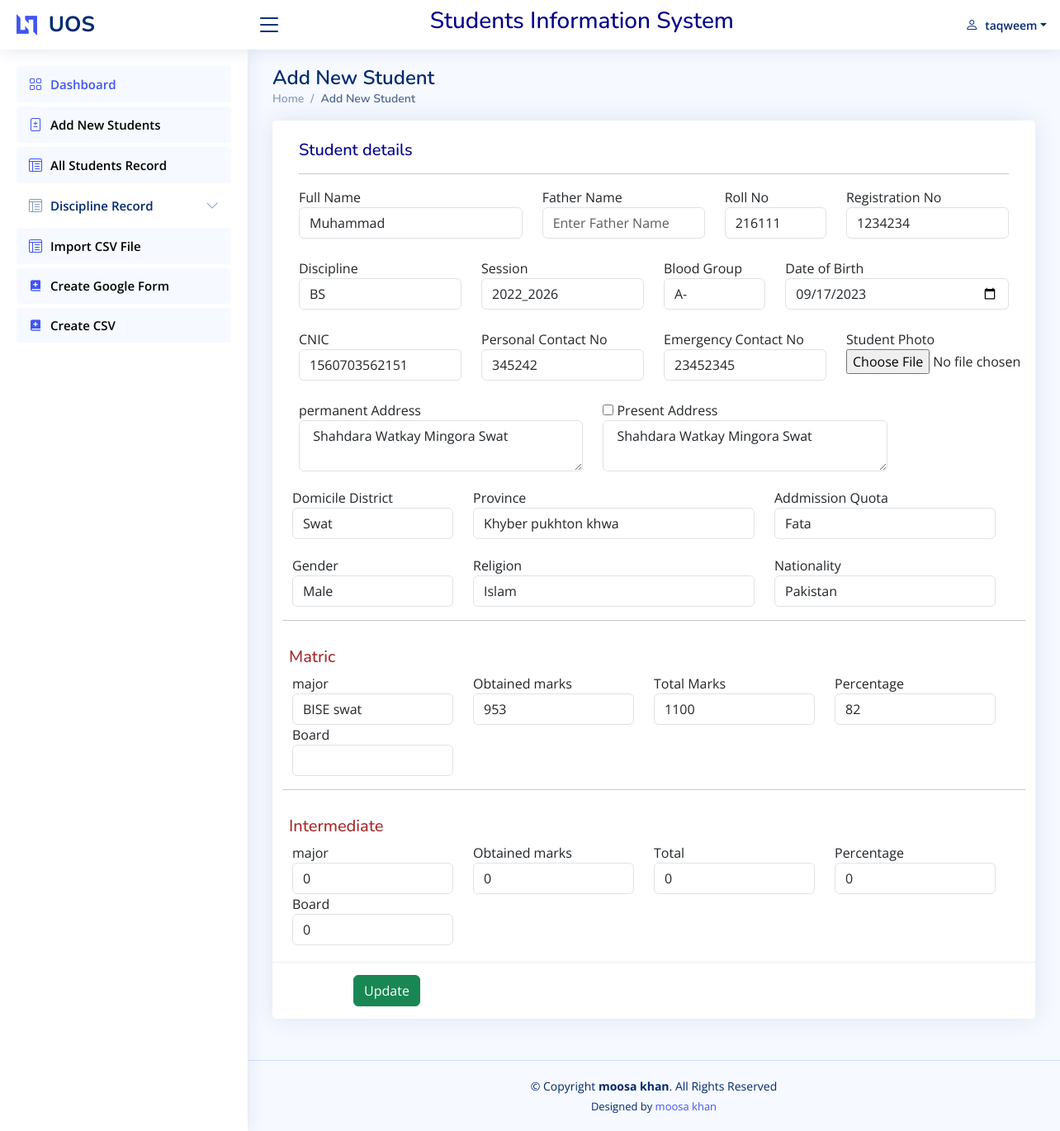
Screenshot of /addstudent.php?EId=10 (signed in) with the database file from the repository.
### tables this page shows
CREATE TABLE `student` (
  `S_no` int(11) NOT NULL,
  `full_name` varchar(50) NOT NULL,
  `f_name` varchar(50) NOT NULL,
  `Roll_no` int(11) NOT NULL,
  `Registration_no` varchar(50) NOT NULL,
  `Discipline` varchar(50) NOT NULL,
  `Session` varchar(20) NOT NULL,
  `Blood` varchar(10) NOT NULL,
  `Dob` date NOT NULL,
  `Cnic` varchar(20) NOT NULL,
  `Personal_c_no` bigint(20) NOT NULL,
  `Emergency_c_no` bigint(20) NOT NULL,
  `Permanent_address` varchar(100) NOT NULL,
  `Present_Address` varchar(100) NOT NULL,
  `Domicile_District` varchar(50) NOT NULL,
  `Province` varchar(50) NOT NULL,
  `Addmission_quota` varchar(50) NOT NULL,
  `Gender` varchar(20) NOT NULL,
  `Religion` varchar(20) NOT NULL,
  `Nationality` varchar(20) NOT NULL,
  `Metric_major` varchar(20) NOT NULL,
  `Ssc_ob_marks` int(11) NOT NULL,
  `Ssc_total_marks` int(11) NOT NULL,
  `Ssc_percentage` int(11) NOT NULL,
  `Ssc_board` varchar(50) NOT NULL,
  `Hssc_major` varchar(50) NOT NULL,
  `Hssc_ob_marks` int(11) NOT NULL,
  `Hssc_total_marks` int(11) NOT NULL,
  `Hssc_precentage` int(11) NOT NULL,
  `Hssc_board` varchar(50) NOT NULL,
  `Picture` varchar(100) NOT NULL
);

### addstudent.php (the view, shortened to what this page needs)
<?php
include("include/Connection.php");
 $stdname="";
    $fname="";
    $rollno="";
    $registrationno="";
    $discipline="";
    $session="";
    $bloodgrou="Select Blood group";
    $dob="";
    $cnic="";
    $permanent_cno="";
    $emergency_cno="";
    $permanent_address="";
    $present_address="";
    $Domicile_district="Select Domicile District";
    $province= "Select Province";
    $quota="";
    $gender="Select Gender";
    $religion="Select Religion";
    $nationality="Select Nationality";
    $ssc_major="Select major";
    $ssc_ob_marks="";
    $ssc_t="";
    $ssc_percentage="";
    $ssc_board="Select Board";
	$hssc_major="Select Major";
    $hssc_ob_marks="";
    $hssc_total_marks="";
    $hssc_percentage="";
    $hssc_board="select Board";
if(!empty($_GET["EId"])){
	$_display="visible";
	$eid = $_GET["EId"];
	$res=mysqli_query($link,"Select * from  student where S_no= '$eid'");
	$r = mysqli_fetch_row($res);
	 $stdname=$r[1];
    $fname=$r[2];
    $rollno=$r[3];
    $registrationno=$r[4];
    $discipline=$r[5];
    $session=$r[6];
    $bloodgrou=$r[7];
    $dob=$r[8];
    $cnic=$r[9];
    $permanent_cno=$r[10];
    $emergency_cno=$r[11];
    $permanent_address=$r[12];
    $present_address=$r[13];
    $Domicile_district=$r[14];
    $province= $r[15];
    $quota=$r[16];
    $gender=$r[17];
    $religion=$r[18];
    $nationality=$r[19];
    $ssc_major=$r[20];
    $ssc_ob_marks=$r[21];
    $ssc_t=$r[22];
    $ssc_percentage=$r[23];
    $ssc_board=$r[24];
	$hssc_major=$r[25];
    $hssc_ob_marks=$r[26];
    $hssc_total_marks=$r[27];
    $hssc_percentage=$r[28];
    $hssc_board=$r[29];
}
else{
	$_display="hidden";
	$_display2="visible";
}
  ?>
<!DOCTYPE html>
<html lang="en">
	<?php
include("include/head.php");
?>
<body>
<?php
include("include/header.php");
include("include/sidebar.php");
?>
  <main id="main" class="main">
    <div class="pagetitle">
      <h1>Add New Student</h1>
      <nav>
        <ol class="breadcrumb">
          <li class="breadcrumb-item"><a href="index.php">Home</a></li>
          <li class="breadcrumb-item active">Add New Student</li>
        </ol>
      </nav>
    </div>
	  <div class="card">
            <div class="card-body">
              <br>
              <form class="row g-3 needs-validation" method="post" enctype="multipart/form-data" novalidate>
                    <div class="card-body">
                      <span style="color: darkblue;"><h5>Student details</h5></span>
                      <hr>
                      <div class="row">
                        <div class="form-group col-md-4">
                          <label for="studentno">Full Name</label>
                          <input type="text" class="form-control" id="stdName"   onkeydown="return /[a-z A-Z]/i.test(event.key)" name="stdName" placeholder="Enter Full Name" value="<?php echo($stdname)?>" required>
                        </div>
                        <div class="form-group col-md-3">
                          <label for="names">Father Name</label>
                          <input type="text" class="form-control"onkeydown="return /[a-z A-Z]/i.test(event.key)" id="F_name" name="fname" placeholder="Enter Father Name"  value="<?php echo($fname)?>"  >
                        </div>
                        <div class="form-group col-md-2">
                          <label for="age">Roll No</label>
                          <input type="text" class="form-control" id="Roll_no" name="rollno" placeholder="Enter Roll No" required oninput="this.value = this.value.replace([a-z A-Z]/[^0-9.]/g, '').replace(/(\..*)\./g, '$1');"  value="<?php echo($rollno)?>" >
                        </div>
                        <div class="form-group col-md-3">
							<label for="age">Registration No</label>
                          <input type="text" class="form-control" id="R_no" name="Registrationno" placeholder="Enter R.No" required  oninput="this.value = this.value.replace([a-z A-Z]/[^0-9.]/g, '').replace(/(\..*)\./g, '$1');"  value="<?php echo($registrationno)?>"  >
                        </div>
                      </div><br>
    <div class="row">
                        <div class="form-group col-md-3">
                          <label for="age">Discipline</label>
                             <input type="text" class="form-control" id="R_no" name="discipline" placeholder="Enter discipline" required  value="<?php echo($discipline)?>"  >
                        </div>
                        <div class="form-group col-md-3">
                          <label for="age">Session<span style="color: blue;"></span></label>
                          <input type="text" class="form-control" id="R_no" name="session" placeholder="Enter Session" required  value="<?php echo($session)?>"  >
                        </div>
                        <div class="form-group col-md-2">
							 <label for="age">Blood Group</label>
                          <select type="select" class="form-control" id="class" name="bg" >
                            <option selected> <?php echo($bloodgrou)?></option>
                          </select>
                        </div>
						  <div class="form-group col-md-4">
                          <label for="age">Date of Birth</label>
                          <input type="date" class="form-control" id="Dob" name="dob" placeholder="Enter Roll No" value="<?php echo($dob)?>">
                        </div>
</div>
						<br>
						<div class="row">
						 <div class="form-group col-md-3">
                          <label for="age">CNIC</label>
                          <input type="text" class="form-control"  onkeydown="return /[0-9][-]/i.test(event.key)" id="Roll_no" name="cnic" placeholder="Enter CNIC" oninput="this.value = this.value.replace(/[^0-9.]/g, '').replace(/(\..*)\./g, '$1');"  value="<?php echo($cnic)?>">
                        </div> <div class="form-group col-md-3">
                          <label for="age">Personal Contact No</label>
                          <input type="number" class="form-control"   id="Roll_no" name="pcno" placeholder="Enter Permanent No" oninput="this.value = this.value.replace(/[^0-9.]/g, '').replace(/(\..*)\./g, '$1');"  value="<?php echo($permanent_cno)?>" >
                        </div>
                        <div class="form-group col-md-3">
							<label for="age">Emergency Contact No</label>
                          <input type="number" class="form-control"  id="R_no" name="ecno" placeholder="Enter Emergency No " oninput="this.value = this.value.replace(/[^0-9.]/g, '').replace(/(\..*)\./g, '$1');"  value="<?php echo($emergency_cno)?>" >
                        </div>
							<div class="form-group col-md-3">
							<label for="exampleInputFile">Student Photo</label>
                          <div class="input-group">
                            <div  class="custom-file">
                              <input type="file" class="" name="photo" id="photo" >
                            </div>
                          </div>
                        </div>
                      </div><br>
						<div class="row">
						 <div class="form-group col-md-5">
                          <label for="age">permanent Address</label>
							 <textarea id="peraddress" name="peraddress" placeholder="Enter permanent Address" class="form-control" > <?php echo($permanent_address)?></textarea>
                        </div> <div class="form-group col-md-5">
								<input type="checkbox" id="checkBox"  onclick="FillAddressInput()" alt="same as permanent" title="same as permanent">
							<label for="age">Present Address</label>
						 <textarea name="preaddress" placeholder="Enter present Address" class="form-control" id="preaddress"  > <?php echo($present_address)?></textarea>
                        </div>
                      </div>
						</div>
						<br>
                      <div class="row">
                        <div class="form-group col-md-3">
                          <label for="parentname">Domicile District</label>
                         <select type="select" class="form-control" id="relation" name="Ddistrict">
                            <option selected><?php echo($Domicile_district)?></option>
                          </select>
                        </div>
                        <div class="form-group col-md-5">
                          <label for="relation">Province</label>
                          <select type="select" class="form-control" id="relation" name="province">
                            <option selected><?php echo($province)?> </option>
                          </select>
                        </div>
                        <div class="form-group col-md-4">
                          <label for="age">Addmission Quota</label>
                        <input type="text" class="form-control" id="R_no" name="quota" placeholder="Enter Addmission quota" required  value="<?php echo($quota)?>"  >
                        </div>
                      </div>
				  <div class="row" style="margin-top: 20px">
                        <div class="form-group col-md-3">
                          <label for="parentname">Gender</label>
                          <select type="select" class="form-control" id="relation" name="gender" required="">
                            <option selected><?php echo($gender)?></option>
                          </select>
                        </div>
                        <div class="form-group col-md-5">
                          <label for="relation">Religion</label>
                          <select type="select" class="form-control" id="relation" name="religion" >
                            <option selected><?php echo($religion)?></option>
                          </select>
                        </div>
                        <div class="form-group col-md-4">
                          <label for="age"> Nationality</label>
                         <select type="select" class="form-control" id="relation" name="nationality" >
                            <option selected><?php echo($nationality)?> </option>
                          </select>
                        </div>
                      </div><br>
                      <hr>
                      <span style="color: brown"><h5>Matric</h5></span>
                      <div class="row">
                        <div class="form-group col-md-3 ">
                          <label for="phone1">major</label>
                          <select type="select" class="form-control" id="country" name="ssc_major" >
                            <option selected><?php echo($ssc_major)?></option>
                          </select>
                        </div>
                        <div class="form-group col-md-3 ">
                          <label for="district">Obtained marks</label>
                          <input type="text" class="form-control" onkeydown="return /[0-9]/i.test(event.key)" id="Roll_no" name="ssc_ob_marks" placeholder="Enter SSC obtained Marks" oninput="this.value = this.value.replace(/[^0-9.]/g, '').replace(/(\..*)\./g, '$1');" value="<?php echo($ssc_ob_marks)?>" >
                        </div>
						  <div class="form-group col-md-3 ">
                          <label for="district">Total Marks </label>
                          <input type="text" class="form-control" id="" name="ssc_t" onkeydown="return /[0-9]/i.test(event.key)" placeholder="Enter SSC total Marks" oninput="this.value = this.value.replace(/[^0-9.]/g, '').replace(/(\..*)\./g, '$1');" value="<?php echo($ssc_t)?>">
                        </div>
                        <div class="form-group col-md-3 ">
                          <label for="">Percentage</label>
                          <input type="text" class="form-control" id="" name="ssc_percentage"    placeholder="%age" value="<?php echo($ssc_percentage)?>" >
                        </div>
                        <div class="form-group col-md-3 ">
                          <label for="">Board</label>
                          <select type="select" class="form-control"  name="ssc_board" >
                            <option selected><?php echo($ssc_board)?></option>
                            <option >BISE swat</option
                            <option >BISE Mardan</option>
                          </select>
                        </div>
                      </div>
				    <hr>
                      <span style="color: brown"><h5>Intermediate</h5></span>
				  <div class="row">
                        <div class="form-group col-md-3 ">
                          <label for="phone1">major</label>
                          <select type="select" class="form-control"  name="hssc_major" >
                            <option selected><?php echo($hssc_major)?></option>
                          </select>
                        </div>
                        <div class="form-group col-md-3 ">
                          <label for="district">Obtained marks</label>
                          <input type="text" class="form-control" onkeydown="return /[0-9]/i.test(event.key)" id="Roll_no" name="hssc_ob_marks" placeholder="Enter HSSC obtained Marks" oninput="this.value = this.value.replace(/[^0-9.]/g, '').replace(/(\..*)\./g, '$1');" value="<?php echo($hssc_ob_marks)?>"  >
                        </div>
						  <div class="form-group col-md-3 ">
                          <label for="district">Total</label>
                          <input type="text" class="form-control" onkeydown="return /[0-9]/i.test(event.key)" id="Roll_no" name="hssc_total_marks" placeholder="Enter HSSC total Marks" oninput="this.value = this.value.replace(/[^0-9.]/g, '').replace(/(\..*)\./g, '$1');" value="<?php echo($hssc_total_marks)?>"  >
                        </div>
                        <div class="form-group col-md-3 ">
                          <label >Percentage</label>
                          <input type="text" class="form-control" name="hssc_precentage" placeholder="%age" value="<?php echo($hssc_percentage)?>" >
                        </div>
                        <div class="form-group col-md-3 ">
                          <label for="">Board</label>
                          <select type="select" class="form-control"  name="hssc_board" >
                            <option selected><?php echo($hssc_board)?></option>
                          </select>
                        </div>
                      </div>
                    </div>
                    <div class="card-footer">
						 <button type="submit" name="btnupd" class="btn btn-success"  style="visibility: <?php echo($_display)?>">Update</button>
                    </div>
            </div>
  </main>
<?php
include("include/footer.php");
?>
</body>
</html>

### rows the page displays
student: stdName "Muhammad", rollno "216111", Registrationno "1234234", discipline "BS", session "2022_2026", bg "A-", dob "09/17/2023", cnic "1560703562151", pcno "345242", ecno "23452345", peraddress "Shahdara Watkay Mingora Swat", preaddress "Shahdara Watkay Mingora Swat", Ddistrict "Swat", province "Khyber pukhton khwa", quota "Fata", gender "Male", religion "Islam", nationality "Pakistan", ssc_major "BISE swat", ssc_ob_marks "953", ssc_t "1100", ssc_percentage "82", hssc_major "0", hssc_ob_marks "0", hssc_total_marks "0", hssc_precentage "0", hssc_board "0"

### other values shown
$_SESSION["username"] "taqweem"
